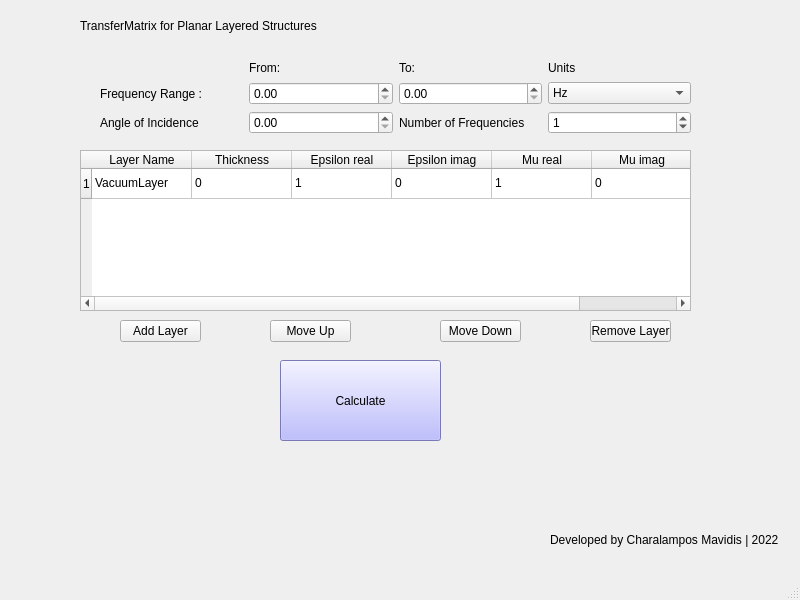
<?xml version="1.0" encoding="UTF-8"?>
<ui version="4.0">
 <class>MainWindow</class>
 <widget class="QMainWindow" name="MainWindow">
  <property name="geometry">
   <rect>
    <x>0</x>
    <y>0</y>
    <width>800</width>
    <height>600</height>
   </rect>
  </property>
  <property name="windowTitle">
   <string>TransferMatrixGUI</string>
  </property>
  <widget class="QWidget" name="centralwidget">
   <widget class="QWidget" name="gridLayoutWidget">
    <property name="geometry">
     <rect>
      <x>100</x>
      <y>60</y>
      <width>591</width>
      <height>74</height>
     </rect>
    </property>
    <layout class="QGridLayout" name="gridLayout">
     <item row="2" column="4">
      <widget class="QLabel" name="label">
       <property name="text">
        <string>Number of Frequencies</string>
       </property>
      </widget>
     </item>
     <item row="1" column="4">
      <widget class="QDoubleSpinBox" name="FreqEnd">
       <property name="maximum">
        <double>99999999.989999994635582</double>
       </property>
       <property name="singleStep">
        <double>0.010000000000000</double>
       </property>
       <property name="stepType">
        <enum>QAbstractSpinBox::DefaultStepType</enum>
       </property>
      </widget>
     </item>
     <item row="1" column="5">
      <widget class="QComboBox" name="Units">
       <item>
        <property name="text">
         <string>Hz</string>
        </property>
       </item>
       <item>
        <property name="text">
         <string>MHz</string>
        </property>
       </item>
       <item>
        <property name="text">
         <string>GHz</string>
        </property>
       </item>
       <item>
        <property name="text">
         <string>THz</string>
        </property>
       </item>
      </widget>
     </item>
     <item row="1" column="1">
      <widget class="QLabel" name="FreqLabel">
       <property name="text">
        <string>Frequency Range :</string>
       </property>
      </widget>
     </item>
     <item row="2" column="3">
      <widget class="QDoubleSpinBox" name="Angle">
       <property name="decimals">
        <number>2</number>
       </property>
       <property name="maximum">
        <double>99999.990000000005239</double>
       </property>
       <property name="singleStep">
        <double>0.100000000000000</double>
       </property>
      </widget>
     </item>
     <item row="2" column="1">
      <widget class="QLabel" name="AngleLabel">
       <property name="text">
        <string>Angle of Incidence</string>
       </property>
      </widget>
     </item>
     <item row="2" column="5">
      <widget class="QSpinBox" name="FreqsNumber">
       <property name="maximum">
        <number>9999</number>
       </property>
       <property name="value">
        <number>1</number>
       </property>
      </widget>
     </item>
     <item row="1" column="3">
      <widget class="QDoubleSpinBox" name="FreqStart">
       <property name="decimals">
        <number>2</number>
       </property>
       <property name="maximum">
        <double>99999.990000000005239</double>
       </property>
       <property name="singleStep">
        <double>0.100000000000000</double>
       </property>
      </widget>
     </item>
     <item row="0" column="3">
      <widget class="QLabel" name="label_3">
       <property name="text">
        <string>From:</string>
       </property>
      </widget>
     </item>
     <item row="0" column="4">
      <widget class="QLabel" name="label_4">
       <property name="text">
        <string>To:</string>
       </property>
      </widget>
     </item>
     <item row="0" column="5">
      <widget class="QLabel" name="label_2">
       <property name="text">
        <string>Units</string>
       </property>
      </widget>
     </item>
    </layout>
   </widget>
   <widget class="QPushButton" name="calculateButton">
    <property name="geometry">
     <rect>
      <x>280</x>
      <y>360</y>
      <width>161</width>
      <height>81</height>
     </rect>
    </property>
    <property name="styleSheet">
     <string notr="true">background: rgb(170, 170, 255);
font: 900 12pt &quot;Segoe UI&quot;;</string>
    </property>
    <property name="text">
     <string>Calculate</string>
    </property>
   </widget>
   <widget class="QTableWidget" name="layersTable">
    <property name="geometry">
     <rect>
      <x>80</x>
      <y>150</y>
      <width>611</width>
      <height>161</height>
     </rect>
    </property>
    <row>
     <property name="text">
      <string>1</string>
     </property>
    </row>
    <column>
     <property name="text">
      <string>Layer Name</string>
     </property>
    </column>
    <column>
     <property name="text">
      <string>Thickness</string>
     </property>
    </column>
    <column>
     <property name="text">
      <string>Epsilon real</string>
     </property>
    </column>
    <column>
     <property name="text">
      <string>Epsilon imag</string>
     </property>
    </column>
    <column>
     <property name="text">
      <string>Mu real</string>
     </property>
    </column>
    <column>
     <property name="text">
      <string>Mu imag</string>
     </property>
    </column>
    <item row="0" column="0">
     <property name="text">
      <string>VacuumLayer</string>
     </property>
    </item>
    <item row="0" column="1">
     <property name="text">
      <string>0</string>
     </property>
    </item>
    <item row="0" column="2">
     <property name="text">
      <string>1</string>
     </property>
    </item>
    <item row="0" column="3">
     <property name="text">
      <string>0</string>
     </property>
    </item>
    <item row="0" column="4">
     <property name="text">
      <string>1</string>
     </property>
    </item>
    <item row="0" column="5">
     <property name="text">
      <string>0</string>
     </property>
    </item>
   </widget>
   <widget class="QToolButton" name="addLayerButton">
    <property name="geometry">
     <rect>
      <x>120</x>
      <y>320</y>
      <width>81</width>
      <height>22</height>
     </rect>
    </property>
    <property name="text">
     <string>Add Layer</string>
    </property>
   </widget>
   <widget class="QToolButton" name="removeLayer">
    <property name="geometry">
     <rect>
      <x>590</x>
      <y>320</y>
      <width>81</width>
      <height>22</height>
     </rect>
    </property>
    <property name="text">
     <string>Remove Layer</string>
    </property>
   </widget>
   <widget class="QToolButton" name="toolButton_3">
    <property name="geometry">
     <rect>
      <x>440</x>
      <y>320</y>
      <width>81</width>
      <height>22</height>
     </rect>
    </property>
    <property name="text">
     <string>Move Down</string>
    </property>
   </widget>
   <widget class="QToolButton" name="toolButton_4">
    <property name="geometry">
     <rect>
      <x>270</x>
      <y>320</y>
      <width>81</width>
      <height>22</height>
     </rect>
    </property>
    <property name="text">
     <string>Move Up</string>
    </property>
   </widget>
   <widget class="QLabel" name="label_5">
    <property name="geometry">
     <rect>
      <x>550</x>
      <y>530</y>
      <width>241</width>
      <height>20</height>
     </rect>
    </property>
    <property name="text">
     <string>Developed by Charalampos Mavidis | 2022</string>
    </property>
   </widget>
   <widget class="QLabel" name="label_6">
    <property name="geometry">
     <rect>
      <x>80</x>
      <y>0</y>
      <width>671</width>
      <height>51</height>
     </rect>
    </property>
    <property name="styleSheet">
     <string notr="true">font: 900 22pt &quot;Segoe UI Black&quot;;</string>
    </property>
    <property name="text">
     <string>TransferMatrix for Planar Layered Structures</string>
    </property>
   </widget>
  </widget>
  <widget class="QMenuBar" name="menubar">
   <property name="geometry">
    <rect>
     <x>0</x>
     <y>0</y>
     <width>800</width>
     <height>22</height>
    </rect>
   </property>
  </widget>
  <widget class="QStatusBar" name="statusbar"/>
 </widget>
 <resources/>
 <connections/>
</ui>
